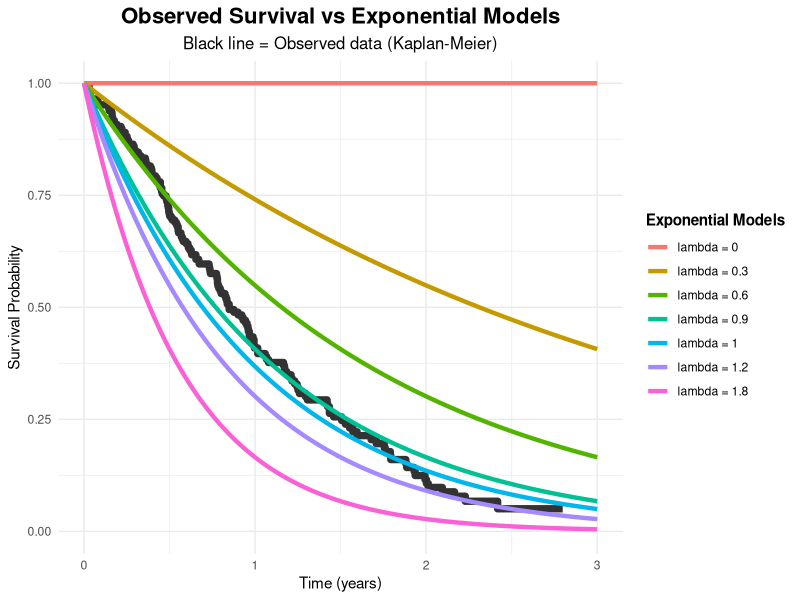
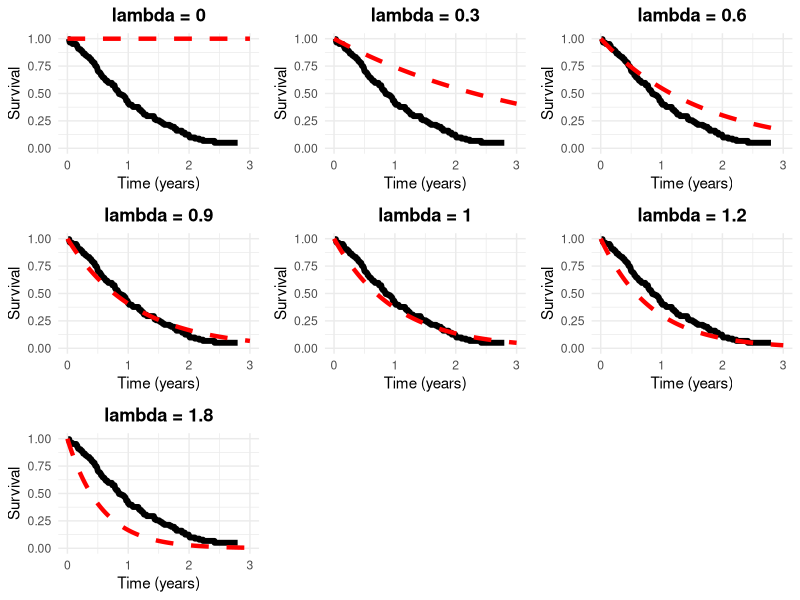
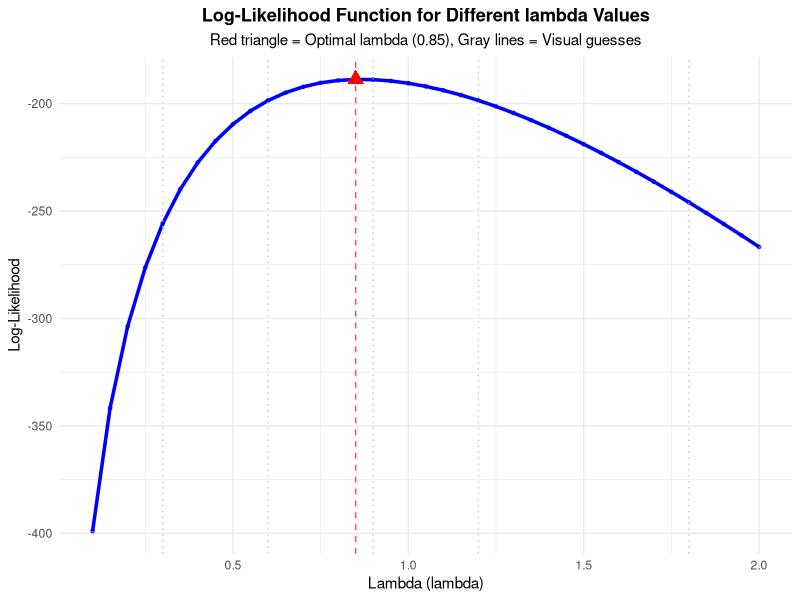
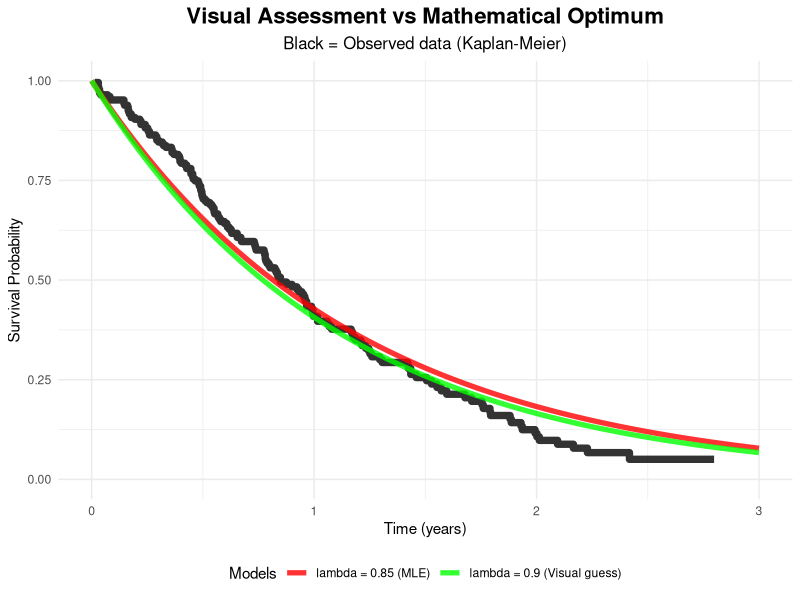

Write R code to recreate these figures, in order.
## ---- chunk 1
knitr::opts_chunk$set(echo = TRUE, warning = FALSE, message = FALSE, fig.width = 10, fig.height = 8)
## ---- chunk 2
library(survival)
library(ggplot2)
library(dplyr)

# Load lung cancer data
data(lung)
lung_clean <- lung %>% 
  filter(!is.na(time)) %>%
  mutate(time_years = time / 365.25)

# Create Kaplan-Meier estimate
surv_obj <- Surv(lung_clean$time_years, lung_clean$status - 1)
km_fit <- survfit(surv_obj ~ 1)

print(paste("Sample size:", length(lung_clean$time_years)))
print(paste("Number of deaths:", sum(lung_clean$status == 2)))
## ---- chunk 3
# Time points for plotting exponential curves
time_grid <- seq(0, 3, length.out = 200)

# Try different lambda values
lambda_values <- c(0, 0.3, 0.6, 0.9, 1, 1.2, 1.8)

# Create plot data
plot_data <- data.frame()
for(lambda in lambda_values) {
  temp_data <- data.frame(
    time = time_grid,
    survival = exp(-lambda * time_grid),
    lambda = paste("lambda =", lambda)
  )
  plot_data <- rbind(plot_data, temp_data)
}

# Extract KM data
km_data <- data.frame(
  time = km_fit$time,
  survival = km_fit$surv
)

# Create the comparison plot
ggplot() +
  # Kaplan-Meier curve (observed data)
  geom_step(data = km_data, 
            aes(x = time, y = survival), 
            color = "black", linewidth = 2.5, alpha = 0.8) +
  
  # Different exponential models
  geom_line(data = plot_data, 
            aes(x = time, y = survival, color = lambda), 
            linewidth = 1.5) +
  
  xlim(0, 3) + ylim(0, 1) +
  labs(
    title = "Observed Survival vs Exponential Models",
    subtitle = "Black line = Observed data (Kaplan-Meier)",
    x = "Time (years)",
    y = "Survival Probability",
    color = "Exponential Models"
  ) +
  theme_minimal() +
  theme(
    plot.title = element_text(hjust = 0.5, size = 16, face = "bold"),
    plot.subtitle = element_text(hjust = 0.5, size = 12),
    legend.position = "right",
    legend.title = element_text(face = "bold")
  )
## ---- chunk 4
# Create individual plots for each lambda
plots <- list()

for(i in 1:length(lambda_values)) {
  lambda <- lambda_values[i]
  exp_data <- data.frame(
    time = time_grid,
    survival = exp(-lambda * time_grid)
  )
  
  p <- ggplot() +
    geom_step(data = km_data, 
              aes(x = time, y = survival), 
              color = "black", linewidth = 2) +
    geom_line(data = exp_data, 
              aes(x = time, y = survival), 
              color = "red", linewidth = 1.5, linetype = "dashed") +
    xlim(0, 3) + ylim(0, 1) +
    labs(title = paste("lambda =", lambda),
         x = "Time (years)", y = "Survival") +
    theme_minimal() +
    theme(plot.title = element_text(hjust = 0.5, face = "bold"))
  
  plots[[i]] <- p
}

# Arrange plots
library(gridExtra)
do.call(grid.arrange, c(plots, ncol = 3))
## ---- chunk 5
# Prepare data for MLE calculation
lung_clean <- lung_clean %>%
  mutate(event = status - 1)  # Convert to 0/1 coding

times <- lung_clean$time_years
events <- lung_clean$event

# Calculate key statistics for MLE
n <- length(times)
d <- sum(events)  # number of deaths
total_time <- sum(times)  # sum of all observed times

cat("=== Data Summary for MLE ===\n")
cat("Sample size (n):", n, "\n")
cat("Number of deaths (d):", d, "\n") 
cat("Number censored:", n - d, "\n")
cat("Total observed time:", round(total_time, 2), "person-years\n\n")

# Test many lambda values to find the best one
test_lambdas <- seq(0.1, 2.0, by = 0.05)  # More fine-grained search

results <- data.frame()
for(lam in test_lambdas) {
  # Log-likelihood formula: d * log(lambda) - lambda * sumt_i
  ll <- d * log(lam) - lam * total_time
  results <- rbind(results, data.frame(
    lambda = lam,
    log_likelihood = ll
  ))
}

# Find the best lambda
best_result <- results[which.max(results$log_likelihood), ]
best_lambda <- best_result$lambda
best_ll <- best_result$log_likelihood

cat("=== Search Results ===\n")
cat("Best lambda from search:", best_lambda, "\n")
cat("Log-likelihood at best lambda:", round(best_ll, 2), "\n")

# Compare with our visual guesses
visual_lambdas <- c(0.3, 0.6, 0.9, 1.2, 1.8)
cat("\n=== How Our Visual Guesses Compare ===\n")
for(lam in visual_lambdas) {
  ll <- d * log(lam) - lam * total_time
  diff <- best_ll - ll
  cat("lambda =", lam, ": Log-likelihood =", round(ll, 2), 
      ", Difference from best:", round(diff, 2), "\n")
}
## ---- chunk 6
# Create the likelihood plot
ggplot(results, aes(x = lambda, y = log_likelihood)) +
  geom_line(color = "blue", linewidth = 1.2) +
  geom_point(color = "blue", size = 1, alpha = 0.6) +
  
  # Mark the optimal lambda
  geom_point(aes(x = best_lambda, y = best_ll), 
             color = "red", size = 4, shape = 17) +
  geom_vline(xintercept = best_lambda, color = "red", 
             linetype = "dashed", alpha = 0.7) +
  
  # Mark our visual lambda guesses
  geom_vline(data = data.frame(lam = visual_lambdas), 
             aes(xintercept = lam), 
             color = "gray", linetype = "dotted", alpha = 0.8) +
  
  labs(
    title = "Log-Likelihood Function for Different lambda Values",
    subtitle = paste("Red triangle = Optimal lambda (", best_lambda, "), Gray lines = Visual guesses", sep=""),
    x = "Lambda (lambda)",
    y = "Log-Likelihood"
  ) +
  theme_minimal() +
  theme(
    plot.title = element_text(hjust = 0.5, face = "bold"),
    plot.subtitle = element_text(hjust = 0.5)
  )

# Add some annotations for the visual guesses
cat("\n=== Visual Assessment vs Mathematical Optimum ===\n")
cat("Our visual 'good fit' was lambda = 0.9\n")
cat("Mathematical optimum is lambda =", best_lambda, "\n")
cat("Difference:", round(abs(0.9 - best_lambda), 3), "\n")
## ---- chunk 7
# The MLE formula: lambda_hat = d / sumt_i
lambda_mle_analytical <- d / total_time
ll_analytical <- d * log(lambda_mle_analytical) - lambda_mle_analytical * total_time

cat("=== Analytical MLE Solution ===\n")
cat("lambda_MLE = d / sumt_i = ", d, " / ", round(total_time, 2), " = ", round(lambda_mle_analytical, 4), "\n", sep="")
cat("Log-likelihood:", round(ll_analytical, 2), "\n")

cat("\n=== Comparison of Methods ===\n")
cat("Grid search best lambda:", best_lambda, "\n")
cat("Analytical MLE lambda:", round(lambda_mle_analytical, 4), "\n")
cat("Difference:", round(abs(best_lambda - lambda_mle_analytical), 4), "\n")

cat("\nThe analytical solution is exact - any tiny difference is due to our grid spacing.\n")
## ---- chunk 8
# Create a final comparison plot showing survival curves
final_lambdas <- c(0.9, best_lambda)
final_labels <- c("lambda = 0.9 (Visual guess)", paste("lambda =", best_lambda, "(MLE)"))

final_plot_data <- data.frame()
for(i in 1:length(final_lambdas)) {
  temp_data <- data.frame(
    time = time_grid,
    survival = exp(-final_lambdas[i] * time_grid),
    model = final_labels[i]
  )
  final_plot_data <- rbind(final_plot_data, temp_data)
}

# Create color mapping
mle_label <- paste("lambda =", best_lambda, "(MLE)")
color_mapping <- c("lambda = 0.9 (Visual guess)" = "green")
color_mapping[mle_label] <- "red"

ggplot() +
  # Kaplan-Meier curve
  geom_step(data = km_data, 
            aes(x = time, y = survival), 
            color = "black", linewidth = 2.5, alpha = 0.8) +
  
  # Comparison models
  geom_line(data = final_plot_data, 
            aes(x = time, y = survival, color = model), 
            linewidth = 1.8, alpha = 0.8) +
  
  scale_color_manual(values = color_mapping) +
  
  xlim(0, 3) + ylim(0, 1) +
  labs(
    title = "Visual Assessment vs Mathematical Optimum",
    subtitle = "Black = Observed data (Kaplan-Meier)",
    x = "Time (years)",
    y = "Survival Probability",
    color = "Models"
  ) +
  theme_minimal() +
  theme(
    plot.title = element_text(hjust = 0.5, size = 16, face = "bold"),
    plot.subtitle = element_text(hjust = 0.5, size = 12),
    legend.position = "bottom"
  )

cat("\n=== Conclusion ===\n")
cat("• Visual assessment (lambda = 0.9) was very close to optimal!\n")
cat("• Mathematical MLE gives lambda =", round(lambda_mle_analytical, 3), "\n")
cat("• Both models fit the data quite well\n")
cat("• The likelihood plot shows a clear single peak at the MLE\n")
